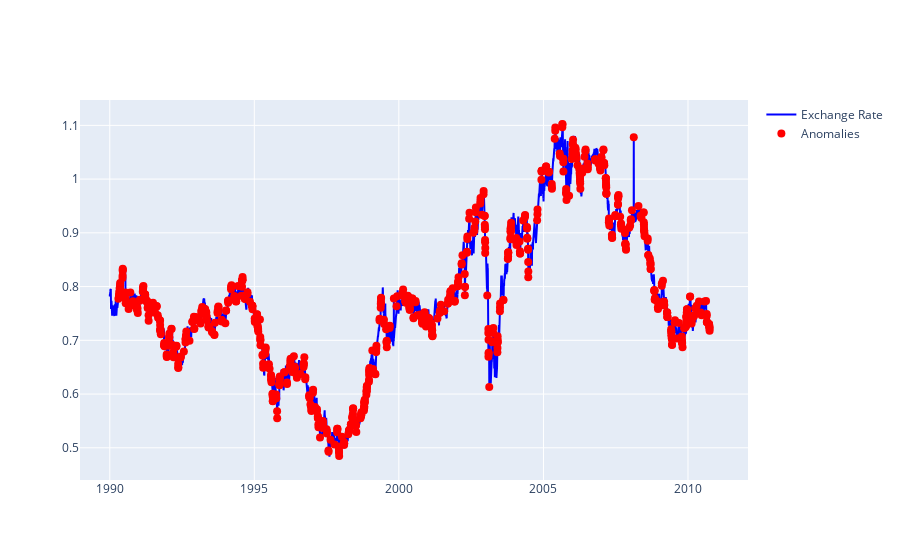

This figure's notebook cell:
### Code cell
rolling_mean = data['Ex_rate'].rolling(window=30).mean()
rolling_std = data['Ex_rate'].rolling(window=30).std()

threshold = 2

anomaly_indices = data[(data['Ex_rate'] > rolling_mean + threshold * rolling_std) | (data['Ex_rate'] < rolling_mean - threshold * rolling_std)].index
trace_exchange_rate = go.Scatter(x=data['date'], y=data['Ex_rate'], mode='lines', name='Exchange Rate', line=dict(color='blue'))
trace_anomalies = go.Scatter(x=data.loc[anomaly_indices, 'date'], y=data.loc[anomaly_indices, 'Ex_rate'], mode='markers', name='Anomalies', marker=dict(color='red', size=8))

fig = go.Figure()
fig.add_trace(trace_exchange_rate)
fig.add_trace(trace_anomalies)
fig.show()

### Figure 1 — Plotly figure (JSON) as saved in the notebook; plotly's stock layout.template omitted (floating-point values rounded to 4 significant figures; data arrays with more than 128 entries replaced by an {"elided": "..."} marker saying what was removed)
{"data": [{"line": {"color": "blue"}, "mode": "lines", "name": "Exchange Rate", "type": "scatter", "x": {"elided": "7588 str values"}, "y": {"elided": "7588 float values"}}, {"marker": {"color": "red", "size": 8}, "mode": "markers", "name": "Anomalies", "type": "scatter", "x": {"elided": "820 str values"}, "y": {"elided": "820 float values"}}], "layout": {}}
